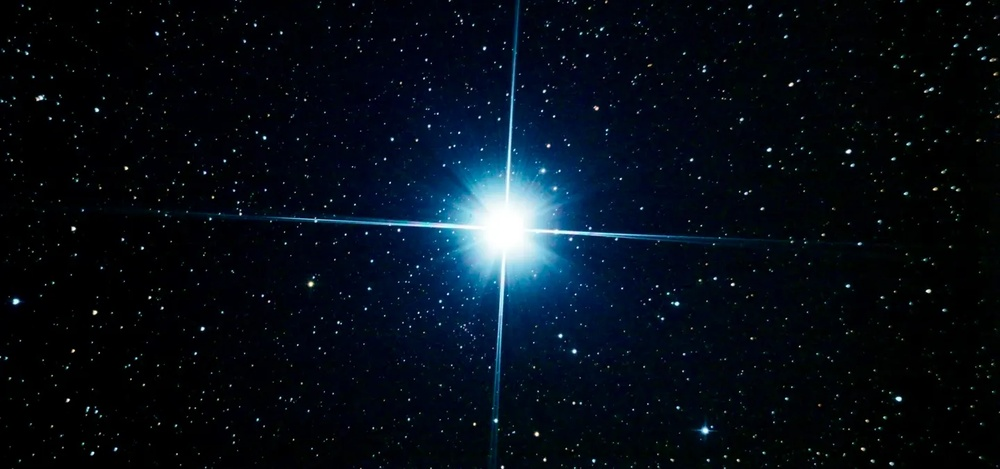
#> input picture lab 2/star.jpg, 1000 x 469 px, shrunk from 1440 x 675 before the run, found by its file name
$ python l2q6.py
#> lines starting #> are read from the running program, lines starting #| are printed output that depends on the picture
import cv2 as cv
import matplotlib.pyplot as plt
import numpy as np

path=r"C:\Users\student\PycharmProjects\220962410_Udita\lab 2\star.jpg"
img_bgr=cv.imread(path)
#> img_bgr is the input picture: shape (469, 1000, 3); mean B, G, R 23.7, 14.1, 6.3
img=cv.cvtColor(img_bgr, cv.COLOR_BGR2RGB)
img_gray=cv.imread(path,0)
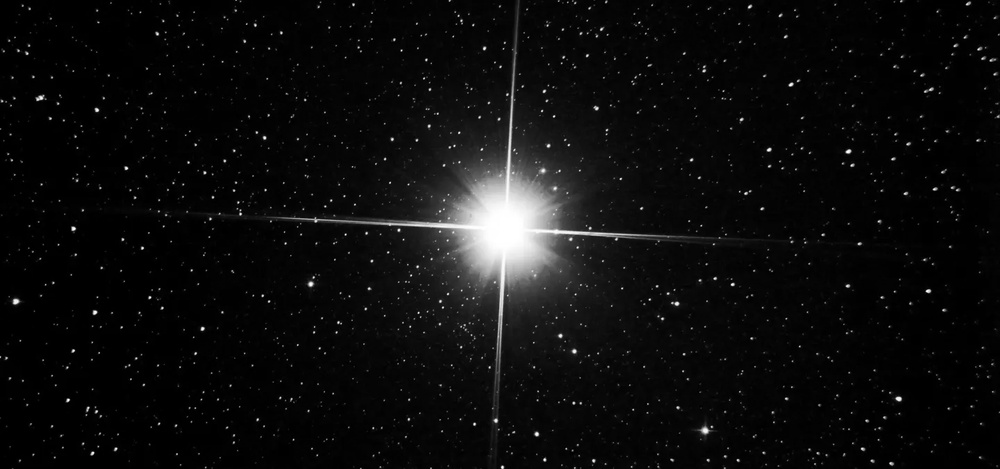
#> img_gray: shape (469, 1000); min 0, max 255, mean 12.8

blurred=cv.GaussianBlur(img_gray,(21,21),0)
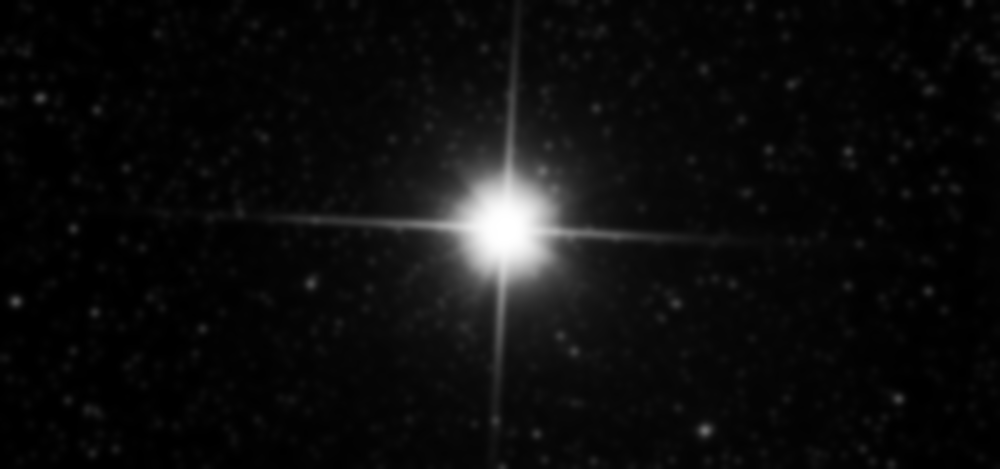
#> blurred: shape (469, 1000); min 0, max 255, mean 12.7
(minval,maxval,minloc,maxloc)=cv.minMaxLoc(img_gray)
#> minval = 0; maxval = 255; minloc = (0, 0); maxloc = (790, 85)

copied=img.copy()
cv.circle(copied, maxloc,50, (0, 0, 255), 2)
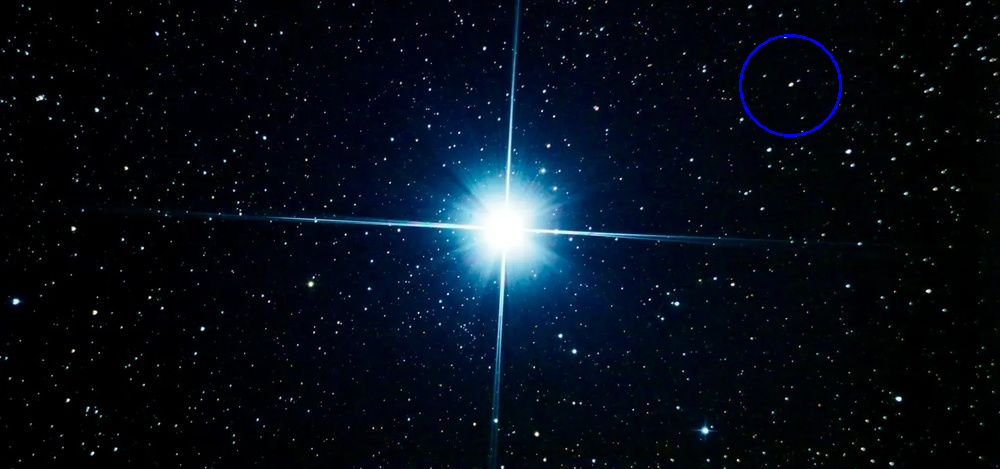
#> copied: shape (469, 1000, 3); mean R, G, B 6.3, 14.1, 24.2

cv.imshow("brightest spot",copied)
cv.waitKey(0)
#????
